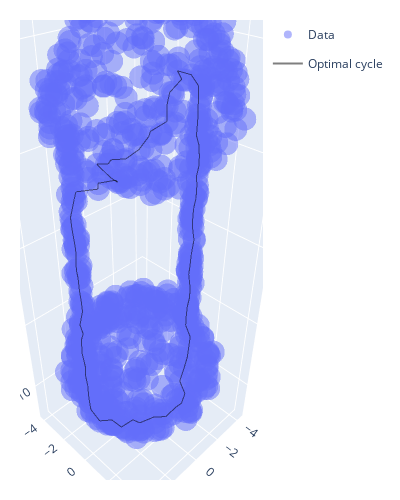

The notebook cell saved with this chart:
### Markdown cell above
#### Find Representative Cycles
We find representative cycles for the largest 2D hole and 3D void

### Code cell
## Representative 2D Hole
# cycle to optimize
i = homology[homology['dimension'] == 1]['cycle nnz'].idxmax() # largest 1d cycle (2d hole)

# optimization problem
optimal = factored.optimize_cycle(
        birth_simplex=homology["birth simplex"][i], 
        problem_type="preserve PH basis"
    )
optimal_edges = optimal["chain"]["optimal cycle"]["simplex"].tolist() # bounding box of optimal cycle

# plotting
trace_dta = go.Scatter3d( # data plot
        x=dta[:, 0],
        y=dta[:, 1],
        z=dta[:, 2],
        mode='markers',
        showlegend=True,
        name='Data',
        opacity=0.5
    )
traces_optimal = [oat.plot.edge__trace3d(edge, dta) for edge in optimal_edges] # optimal cycle plot
for n, trace in enumerate(traces_optimal): # plot optimal cycle
    trace.update(
            showlegend=(n==0),
            legendgroup="opti",
            opacity=0.5,
            name="Optimal cycle",
            line=dict(color="black")
        )
fig = go.Figure(data=[trace_dta]+traces_optimal)
fig.update_layout(
        width=400, 
        height=500,
        margin=dict(l=20, r=20, t=20, b=20)
    )
fig.show()

### Figure 1 — Plotly figure (JSON) as saved in the notebook; plotly's stock layout.template omitted (floating-point values rounded to 4 significant figures; data arrays with more than 128 entries replaced by an {"elided": "..."} marker saying what was removed)
{"data": [{"mode": "markers", "name": "Data", "opacity": 0.5, "showlegend": true, "type": "scatter3d", "x": {"elided": "800 float values"}, "y": {"elided": "800 float values"}, "z": {"elided": "800 float values"}}, {"legendgroup": "opti", "line": {"color": "black"}, "mode": "lines", "name": "Optimal cycle", "opacity": 0.5, "showlegend": true, "type": "scatter3d", "x": [3.26, 3.525, 3.79], "y": [0.81, 0.415, 0.02], "z": [5.1, 4.985, 4.87]}, {"legendgroup": "opti", "line": {"color": "black"}, "mode": "lines", "name": "Optimal cycle", "opacity": 0.5, "showlegend": false, "type": "scatter3d", "x": [2.11, 1.805, 1.5], "y": [0.63, 0.36, 0.09], "z": [5.01, 4.74, 4.47]}, {"legendgroup": "opti", "line": {"color": "black"}, "mode": "lines", "name": "Optimal cycle", "opacity": 0.5, "showlegend": false, "type": "scatter3d", "x": [-4.18, -4.14, -4.1], "y": [0.07, 0.04, 0.01], "z": [-1.35, -1.835, -2.32]}, {"legendgroup": "opti", "line": {"color": "black"}, "mode": "lines", "name": "Optimal cycle", "opacity": 0.5, "showlegend": false, "type": "scatter3d", "x": [3.82, 3.91, 4], "y": [-0.12, -0.03, 0.06], "z": [-9.11, -8.645, -8.18]}, {"legendgroup": "opti", "line": {"color": "black"}, "mode": "lines", "name": "Optimal cycle", "opacity": 0.5, "showlegend": false, "type": "scatter3d", "x": [4.06, 4.08, 4.1], "y": [0.03, 0.02, 0.01], "z": [1.93, 1.45, 0.97]}, {"legendgroup": "opti", "line": {"color": "black"}, "mode": "lines", "name": "Optimal cycle", "opacity": 0.5, "showlegend": false, "type": "scatter3d", "x": [-2.1, -2.325, -2.55], "y": [1.81, 1.39, 0.97], "z": [-11.11, -11.05, -10.99]}, {"legendgroup": "opti", "line": {"color": "black"}, "mode": "lines", "name": "Optimal cycle", "opacity": 0.5, "showlegend": false, "type": "scatter3d", "x": [2.65, 2.955, 3.26], "y": [0.11, 0.46, 0.81], "z": [4.87, 4.985, 5.1]}, {"legendgroup": "opti", "line": {"color": "black"}, "mode": "lines", "name": "Optimal cycle", "opacity": 0.5, "showlegend": false, "type": "scatter3d", "x": [-3.98, -3.99, -4], "y": [-0.05, -0.085, -0.12], "z": [6.47, 6.945, 7.42]}, {"legendgroup": "opti", "line": {"color": "black"}, "mode": "lines", "name": "Optimal cycle", "opacity": 0.5, "showlegend": false, "type": "scatter3d", "x": [3.2, 2.935, 2.67], "y": [0.59, 0.44, 0.29], "z": [-9.97, -10.34, -10.7]}, {"legendgroup": "opti", "line": {"color": "black"}, "mode": "lines", "name": "Optimal cycle", "opacity": 0.5, "showlegend": false, "type": "scatter3d", "x": [0.47, 0.9, 1.33], "y": [-1.67, -1.575, -1.48], "z": [4.39, 4.565, 4.74]}, {"legendgroup": "opti", "line": {"color": "black"}, "mode": "lines", "name": "Optimal cycle", "opacity": 0.5, "showlegend": false, "type": "scatter3d", "x": [-2.96, -2.56, -2.16], "y": [-1.13, -1.295, -1.46], "z": [5.66, 5.475, 5.29]}, {"legendgroup": "opti", "line": {"color": "black"}, "mode": "lines", "name": "Optimal cycle", "opacity": 0.5, "showlegend": false, "type": "scatter3d", "x": [-4.18, -4.085, -3.99], "y": [0.07, 0.065, 0.06], "z": [-1.35, -0.89, -0.43]}, {"legendgroup": "opti", "line": {"color": "black"}, "mode": "lines", "name": "Optimal cycle", "opacity": 0.5, "showlegend": false, "type": "scatter3d", "x": [3.82, 3.71, 3.6], "y": [-0.12, 0.105, 0.33], "z": [-9.11, -9.505, -9.9]}, {"legendgroup": "opti", "line": {"color": "black"}, "mode": "lines", "name": "Optimal cycle", "opacity": 0.5, "showlegend": false, "type": "scatter3d", "x": [1.07, 0.66, 0.25], "y": [1, 1.2, 1.4], "z": [-11.79, -11.7, -11.62]}, {"legendgroup": "opti", "line": {"color": "black"}, "mode": "lines", "name": "Optimal cycle", "opacity": 0.5, "showlegend": false, "type": "scatter3d", "x": [4.08, 4.1, 4.12], "y": [-0.1, -0.085, -0.07], "z": [-3.52, -3.98, -4.44]}, {"legendgroup": "opti", "line": {"color": "black"}, "mode": "lines", "name": "Optimal cycle", "opacity": 0.5, "showlegend": false, "type": "scatter3d", "x": [1.27, 1.3, 1.33], "y": [-0.65, -1.065, -1.48], "z": [4.35, 4.545, 4.74]}, {"legendgroup": "opti", "line": {"color": "black"}, "mode": "lines", "name": "Optimal cycle", "opacity": 0.5, "showlegend": false, "type": "scatter3d", "x": [-4.04, -4.025, -4.01], "y": [0.12, 0.05, -0.02], "z": [-4.65, -4.2, -3.75]}, {"legendgroup": "opti", "line": {"color": "black"}, "mode": "lines", "name": "Optimal cycle", "opacity": 0.5, "showlegend": false, "type": "scatter3d", "x": [-4.3, -3.92, -3.54], "y": [-1.44, -1.48, -1.52], "z": [7.36, 7.115, 6.87]}, {"legendgroup": "opti", "line": {"color": "black"}, "mode": "lines", "name": "Optimal cycle", "opacity": 0.5, "showlegend": false, "type": "scatter3d", "x": [-3.68, -3.99, -4.3], "y": [-1.19, -1.315, -1.44], "z": [7.96, 7.66, 7.36]}, {"legendgroup": "opti", "line": {"color": "black"}, "mode": "lines", "name": "Optimal cycle", "opacity": 0.5, "showlegend": false, "type": "scatter3d", "x": [-3.26, -2.905, -2.55], "y": [0.69, 0.83, 0.97], "z": [-10.52, -10.75, -10.99]}, {"legendgroup": "opti", "line": {"color": "black"}, "mode": "lines", "name": "Optimal cycle", "opacity": 0.5, "showlegend": false, "type": "scatter3d", "x": [4.2, 4.08, 3.96], "y": [0.06, 0, -0.06], "z": [-2.31, -2.735, -3.16]}, {"legendgroup": "opti", "line": {"color": "black"}, "mode": "lines", "name": "Optimal cycle", "opacity": 0.5, "showlegend": false, "type": "scatter3d", "x": [-4.02, -4.04, -4.06], "y": [-0.08, -0.085, -0.09], "z": [4.92, 5.36, 5.8]}, {"legendgroup": "opti", "line": {"color": "black"}, "mode": "lines", "name": "Optimal cycle", "opacity": 0.5, "showlegend": false, "type": "scatter3d", "x": [-3.68, -3.665, -3.65], "y": [-1.19, -0.75, -0.31], "z": [7.96, 7.97, 7.98]}, {"legendgroup": "opti", "line": {"color": "black"}, "mode": "lines", "name": "Optimal cycle", "opacity": 0.5, "showlegend": false, "type": "scatter3d", "x": [2.27, 2.47, 2.67], "y": [0.67, 0.48, 0.29], "z": [-11.38, -11.04, -10.7]}, {"legendgroup": "opti", "line": {"color": "black"}, "mode": "lines", "name": "Optimal cycle", "opacity": 0.5, "showlegend": false, "type": "scatter3d", "x": [-0.17, -0.49, -0.81], "y": [1.98, 2.1, 2.22], "z": [-11.44, -11.17, -10.9]}, {"legendgroup": "opti", "line": {"color": "black"}, "mode": "lines", "name": "Optimal cycle", "opacity": 0.5, "showlegend": false, "type": "scatter3d", "x": [-4.07, -4.085, -4.1], "y": [-0.01, 0, 0.01], "z": [-3.19, -2.755, -2.32]}, {"legendgroup": "opti", "line": {"color": "black"}, "mode": "lines", "name": "Optimal cycle", "opacity": 0.5, "showlegend": false, "type": "scatter3d", "x": [4.08, 4.08, 4.08], "y": [0.04, -0.02, -0.08], "z": [2.25, 2.68, 3.11]}, {"legendgroup": "opti", "line": {"color": "black"}, "mode": "lines", "name": "Optimal cycle", "opacity": 0.5, "showlegend": false, "type": "scatter3d", "x": [-4.01, -3.97, -3.93], "y": [0.03, 0.04, 0.05], "z": [-6.22, -6.65, -7.08]}, {"legendgroup": "opti", "line": {"color": "black"}, "mode": "lines", "name": "Optimal cycle", "opacity": 0.5, "showlegend": false, "type": "scatter3d", "x": [4.01, 4.04, 4.07], "y": [0.03, 0.005, -0.02], "z": [-6.86, -6.43, -6]}, {"legendgroup": "opti", "line": {"color": "black"}, "mode": "lines", "name": "Optimal cycle", "opacity": 0.5, "showlegend": false, "type": "scatter3d", "x": [4.1, 3.985, 3.87], "y": [-0.09, -0.06, -0.03], "z": [3.7, 4.115, 4.53]}, {"legendgroup": "opti", "line": {"color": "black"}, "mode": "lines", "name": "Optimal cycle", "opacity": 0.5, "showlegend": false, "type": "scatter3d", "x": [4.09, 4.105, 4.12], "y": [0.06, -0.005, -0.07], "z": [-5.29, -4.865, -4.44]}, {"legendgroup": "opti", "line": {"color": "black"}, "mode": "lines", "name": "Optimal cycle", "opacity": 0.5, "showlegend": false, "type": "scatter3d", "x": [-1.45, -1.045, -0.64], "y": [-1.55, -1.59, -1.63], "z": [4.53, 4.405, 4.28]}, {"legendgroup": "opti", "line": {"color": "black"}, "mode": "lines", "name": "Optimal cycle", "opacity": 0.5, "showlegend": false, "type": "scatter3d", "x": [2.27, 1.85, 1.43], "y": [0.67, 0.72, 0.77], "z": [-11.38, -11.38, -11.38]}, {"legendgroup": "opti", "line": {"color": "black"}, "mode": "lines", "name": "Optimal cycle", "opacity": 0.5, "showlegend": false, "type": "scatter3d", "x": [4.2, 4.125, 4.05], "y": [0.06, 0.105, 0.15], "z": [-2.31, -1.9, -1.49]}, {"legendgroup": "opti", "line": {"color": "black"}, "mode": "lines", "name": "Optimal cycle", "opacity": 0.5, "showlegend": false, "type": "scatter3d", "x": [4.01, 4, 3.99], "y": [0.03, 0.015, 0], "z": [-6.86, -7.27, -7.68]}, {"legendgroup": "opti", "line": {"color": "black"}, "mode": "lines", "name": "Optimal cycle", "opacity": 0.5, "showlegend": false, "type": "scatter3d", "x": [-4.17, -4.16, -4.15], "y": [0.03, 0.04, 0.05], "z": [1.33, 1.735, 2.14]}, {"legendgroup": "opti", "line": {"color": "black"}, "mode": "lines", "name": "Optimal cycle", "opacity": 0.5, "showlegend": false, "type": "scatter3d", "x": [-4.04, -4.05, -4.06], "y": [0.12, 0.12, 0.12], "z": [-4.65, -5.055, -5.46]}, {"legendgroup": "opti", "line": {"color": "black"}, "mode": "lines", "name": "Optimal cycle", "opacity": 0.5, "showlegend": false, "type": "scatter3d", "x": [-2.96, -3.16, -3.36], "y": [-1.13, -1.325, -1.52], "z": [5.66, 5.95, 6.24]}, {"legendgroup": "opti", "line": {"color": "black"}, "mode": "lines", "name": "Optimal cycle", "opacity": 0.5, "showlegend": false, "type": "scatter3d", "x": [-3.58, -3.64, -3.7], "y": [0.63, 0.615, 0.6], "z": [-9.86, -9.465, -9.07]}, {"legendgroup": "opti", "line": {"color": "black"}, "mode": "lines", "name": "Optimal cycle", "opacity": 0.5, "showlegend": false, "type": "scatter3d", "x": [-3.95, -3.995, -4.04], "y": [0.46, 0.215, -0.03], "z": [-8.43, -8.125, -7.82]}, {"legendgroup": "opti", "line": {"color": "black"}, "mode": "lines", "name": "Optimal cycle", "opacity": 0.5, "showlegend": false, "type": "scatter3d", "x": [-1.45, -1.715, -1.98], "y": [-1.55, -1.475, -1.4], "z": [4.53, 4.81, 5.09]}, {"legendgroup": "opti", "line": {"color": "black"}, "mode": "lines", "name": "Optimal cycle", "opacity": 0.5, "showlegend": false, "type": "scatter3d", "x": [1.27, 1.385, 1.5], "y": [-0.65, -0.28, 0.09], "z": [4.35, 4.41, 4.47]}, {"legendgroup": "opti", "line": {"color": "black"}, "mode": "lines", "name": "Optimal cycle", "opacity": 0.5, "showlegend": false, "type": "scatter3d", "x": [-4.06, -4.035, -4.01], "y": [0.12, 0.075, 0.03], "z": [-5.46, -5.84, -6.22]}, {"legendgroup": "opti", "line": {"color": "black"}, "mode": "lines", "name": "Optimal cycle", "opacity": 0.5, "showlegend": false, "type": "scatter3d", "x": [2.11, 2.38, 2.65], "y": [0.63, 0.37, 0.11], "z": [5.01, 4.94, 4.87]}, {"legendgroup": "opti", "line": {"color": "black"}, "mode": "lines", "name": "Optimal cycle", "opacity": 0.5, "showlegend": false, "type": "scatter3d", "x": [-4.08, -4.07, -4.06], "y": [-0.02, -0.02, -0.02], "z": [0.69, 0.31, -0.07]}, {"legendgroup": "opti", "line": {"color": "black"}, "mode": "lines", "name": "Optimal cycle", "opacity": 0.5, "showlegend": false, "type": "scatter3d", "x": [4.06, 4.07, 4.08], "y": [0.06, 0.06, 0.06], "z": [-0.26, 0.12, 0.5]}, {"legendgroup": "opti", "line": {"color": "black"}, "mode": "lines", "name": "Optimal cycle", "opacity": 0.5, "showlegend": false, "type": "scatter3d", "x": [-2.1, -1.76, -1.42], "y": [1.81, 1.97, 2.13], "z": [-11.11, -11.13, -11.15]}, {"legendgroup": "opti", "line": {"color": "black"}, "mode": "lines", "name": "Optimal cycle", "opacity": 0.5, "showlegend": false, "type": "scatter3d", "x": [-4.04, -3.985, -3.93], "y": [-0.03, 0.01, 0.05], "z": [-7.82, -7.45, -7.08]}, {"legendgroup": "opti", "line": {"color": "black"}, "mode": "lines", "name": "Optimal cycle", "opacity": 0.5, "showlegend": false, "type": "scatter3d", "x": [-0.17, 0.04, 0.25], "y": [1.98, 1.69, 1.4], "z": [-11.44, -11.53, -11.62]}, {"legendgroup": "opti", "line": {"color": "black"}, "mode": "lines", "name": "Optimal cycle", "opacity": 0.5, "showlegend": false, "type": "scatter3d", "x": [-3.58, -3.42, -3.26], "y": [0.63, 0.66, 0.69], "z": [-9.86, -10.19, -10.52]}, {"legendgroup": "opti", "line": {"color": "black"}, "mode": "lines", "name": "Optimal cycle", "opacity": 0.5, "showlegend": false, "type": "scatter3d", "x": [-0.64, -0.33, -0.02], "y": [-1.63, -1.825, -2.02], "z": [4.28, 4.295, 4.31]}, {"legendgroup": "opti", "line": {"color": "black"}, "mode": "lines", "name": "Optimal cycle", "opacity": 0.5, "showlegend": false, "type": "scatter3d", "x": [-4.16, -4.175, -4.19], "y": [0.1, 0.025, -0.05], "z": [3.31, 2.955, 2.6]}, {"legendgroup": "opti", "line": {"color": "black"}, "mode": "lines", "name": "Optimal cycle", "opacity": 0.5, "showlegend": false, "type": "scatter3d", "x": [4.09, 4.08, 4.07], "y": [0.06, 0.02, -0.02], "z": [-5.29, -5.645, -6]}, {"legendgroup": "opti", "line": {"color": "black"}, "mode": "lines", "name": "Optimal cycle", "opacity": 0.5, "showlegend": false, "type": "scatter3d", "x": [4.06, 4.04, 4.02], "y": [0.06, 0.07, 0.08], "z": [-0.26, -0.61, -0.96]}, {"legendgroup": "opti", "line": {"color": "black"}, "mode": "lines", "name": "Optimal cycle", "opacity": 0.5, "showlegend": false, "type": "scatter3d", "x": [-3.95, -3.825, -3.7], "y": [0.46, 0.53, 0.6], "z": [-8.43, -8.75, -9.07]}, {"legendgroup": "opti", "line": {"color": "black"}, "mode": "lines", "name": "Optimal cycle", "opacity": 0.5, "showlegend": false, "type": "scatter3d", "x": [-3.65, -3.825, -4], "y": [-0.31, -0.215, -0.12], "z": [7.98, 7.7, 7.42]}, {"legendgroup": "opti", "line": {"color": "black"}, "mode": "lines", "name": "Optimal cycle", "opacity": 0.5, "showlegend": false, "type": "scatter3d", "x": [-3.98, -4.02, -4.06], "y": [-0.05, -0.07, -0.09], "z": [6.47, 6.135, 5.8]}, {"legendgroup": "opti", "line": {"color": "black"}, "mode": "lines", "name": "Optimal cycle", "opacity": 0.5, "showlegend": false, "type": "scatter3d", "x": [-0.81, -1.115, -1.42], "y": [2.22, 2.175, 2.13], "z": [-10.9, -11.03, -11.15]}, {"legendgroup": "opti", "line": {"color": "black"}, "mode": "lines", "name": "Optimal cycle", "opacity": 0.5, "showlegend": false, "type": "scatter3d", "x": [-3.36, -3.45, -3.54], "y": [-1.52, -1.52, -1.52], "z": [6.24, 6.555, 6.87]}, {"legendgroup": "opti", "line": {"color": "black"}, "mode": "lines", "name": "Optimal cycle", "opacity": 0.5, "showlegend": false, "type": "scatter3d", "x": [-4.17, -4.125, -4.08], "y": [0.03, 0.005, -0.02], "z": [1.33, 1.01, 0.69]}, {"legendgroup": "opti", "line": {"color": "black"}, "mode": "lines", "name": "Optimal cycle", "opacity": 0.5, "showlegend": false, "type": "scatter3d", "x": [0.47, 0.225, -0.02], "y": [-1.67, -1.845, -2.02], "z": [4.39, 4.35, 4.31]}, {"legendgroup": "opti", "line": {"color": "black"}, "mode": "lines", "name": "Optimal cycle", "opacity": 0.5, "showlegend": false, "type": "scatter3d", "x": [-4.09, -4.12, -4.15], "y": [0.06, 0.07, 0.08], "z": [4.44, 4.145, 3.85]}, {"legendgroup": "opti", "line": {"color": "black"}, "mode": "lines", "name": "Optimal cycle", "opacity": 0.5, "showlegend": false, "type": "scatter3d", "x": [1.07, 1.25, 1.43], "y": [1, 0.885, 0.77], "z": [-11.79, -11.59, -11.38]}, {"legendgroup": "opti", "line": {"color": "black"}, "mode": "lines", "name": "Optimal cycle", "opacity": 0.5, "showlegend": false, "type": "scatter3d", "x": [4.08, 4.09, 4.1], "y": [-0.08, -0.085, -0.09], "z": [3.11, 3.405, 3.7]}, {"legendgroup": "opti", "line": {"color": "black"}, "mode": "lines", "name": "Optimal cycle", "opacity": 0.5, "showlegend": false, "type": "scatter3d", "x": [-4.07, -4.04, -4.01], "y": [-0.01, -0.015, -0.02], "z": [-3.19, -3.47, -3.75]}, {"legendgroup": "opti", "line": {"color": "black"}, "mode": "lines", "name": "Optimal cycle", "opacity": 0.5, "showlegend": false, "type": "scatter3d", "x": [-4.16, -4.155, -4.15], "y": [0.1, 0.09, 0.08], "z": [3.31, 3.58, 3.85]}, {"legendgroup": "opti", "line": {"color": "black"}, "mode": "lines", "name": "Optimal cycle", "opacity": 0.5, "showlegend": false, "type": "scatter3d", "x": [4.05, 4.035, 4.02], "y": [0.15, 0.115, 0.08], "z": [-1.49, -1.225, -0.96]}, {"legendgroup": "opti", "line": {"color": "black"}, "mode": "lines", "name": "Optimal cycle", "opacity": 0.5, "showlegend": false, "type": "scatter3d", "x": [-4.09, -4.055, -4.02], "y": [0.06, -0.01, -0.08], "z": [4.44, 4.68, 4.92]}, {"legendgroup": "opti", "line": {"color": "black"}, "mode": "lines", "name": "Optimal cycle", "opacity": 0.5, "showlegend": false, "type": "scatter3d", "x": [3.99, 3.995, 4], "y": [0, 0.03, 0.06], "z": [-7.68, -7.93, -8.18]}, {"legendgroup": "opti", "line": {"color": "black"}, "mode": "lines", "name": "Optimal cycle", "opacity": 0.5, "showlegend": false, "type": "scatter3d", "x": [3.2, 3.4, 3.6], "y": [0.59, 0.46, 0.33], "z": [-9.97, -9.935, -9.9]}, {"legendgroup": "opti", "line": {"color": "black"}, "mode": "lines", "name": "Optimal cycle", "opacity": 0.5, "showlegend": false, "type": "scatter3d", "x": [4.08, 4.09, 4.1], "y": [0.06, 0.035, 0.01], "z": [0.5, 0.735, 0.97]}, {"legendgroup": "opti", "line": {"color": "black"}, "mode": "lines", "name": "Optimal cycle", "opacity": 0.5, "showlegend": false, "type": "scatter3d", "x": [-4.19, -4.17, -4.15], "y": [-0.05, 0, 0.05], "z": [2.6, 2.37, 2.14]}, {"legendgroup": "opti", "line": {"color": "black"}, "mode": "lines", "name": "Optimal cycle", "opacity": 0.5, "showlegend": false, "type": "scatter3d", "x": [4.08, 4.02, 3.96], "y": [-0.1, -0.08, -0.06], "z": [-3.52, -3.34, -3.16]}, {"legendgroup": "opti", "line": {"color": "black"}, "mode": "lines", "name": "Optimal cycle", "opacity": 0.5, "showlegend": false, "type": "scatter3d", "x": [-3.99, -4.025, -4.06], "y": [0.06, 0.02, -0.02], "z": [-0.43, -0.25, -0.07]}, {"legendgroup": "opti", "line": {"color": "black"}, "mode": "lines", "name": "Optimal cycle", "opacity": 0.5, "showlegend": false, "type": "scatter3d", "x": [3.79, 3.83, 3.87], "y": [0.02, -0.005, -0.03], "z": [4.87, 4.7, 4.53]}, {"legendgroup": "opti", "line": {"color": "black"}, "mode": "lines", "name": "Optimal cycle", "opacity": 0.5, "showlegend": false, "type": "scatter3d", "x": [4.06, 4.07, 4.08], "y": [0.03, 0.035, 0.04], "z": [1.93, 2.09, 2.25]}, {"legendgroup": "opti", "line": {"color": "black"}, "mode": "lines", "name": "Optimal cycle", "opacity": 0.5, "showlegend": false, "type": "scatter3d", "x": [-2.16, -2.07, -1.98], "y": [-1.46, -1.43, -1.4], "z": [5.29, 5.19, 5.09]}], "layout": {"height": 500, "margin": {"b": 20, "l": 20, "r": 20, "t": 20}, "width": 400}}
